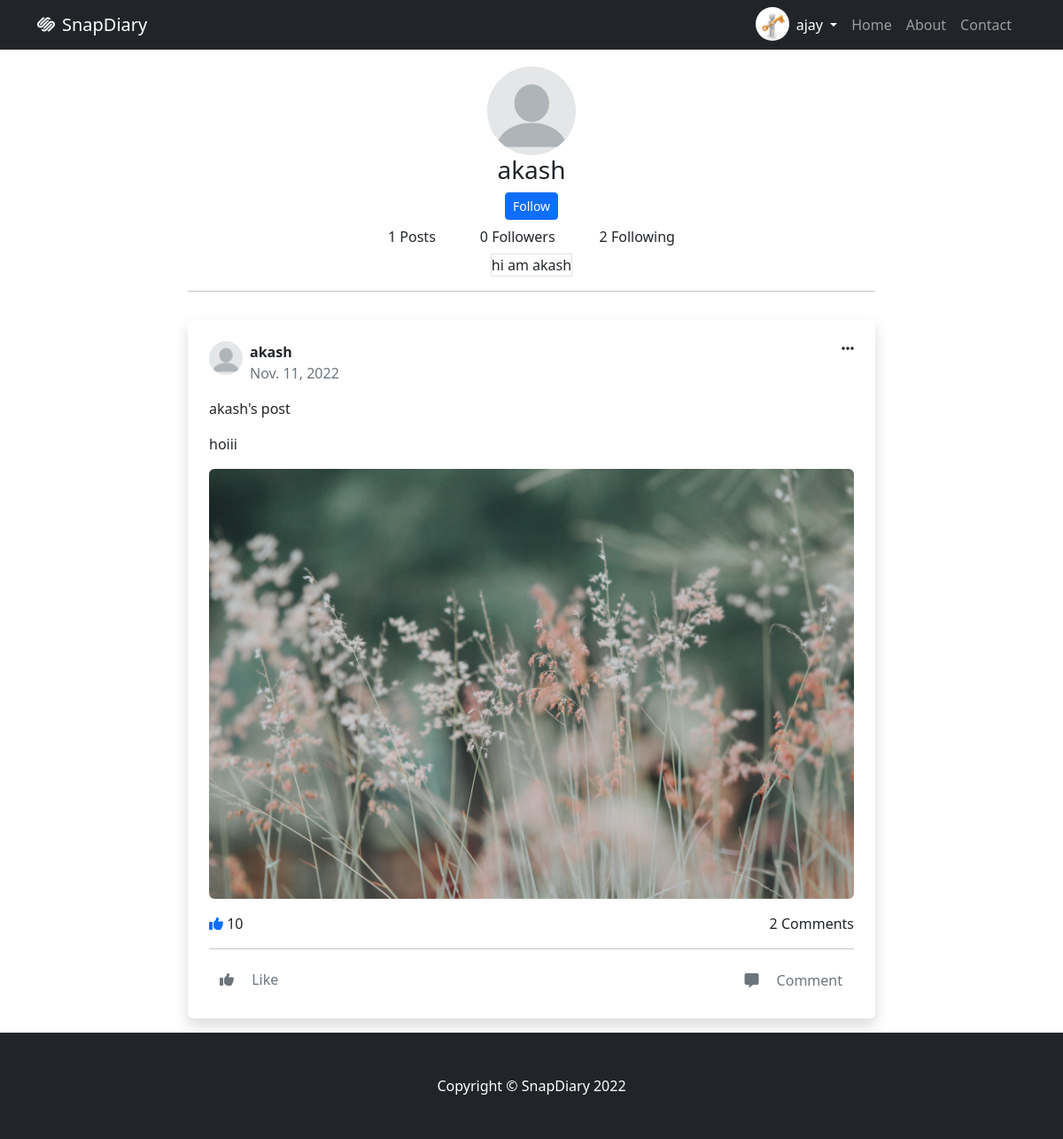
Page /users/4/ (signed in) on the committed database.
### socialapp/models.py (models this page shows, shortened)
class Myuser(AbstractUser):
  profile_pic = models.ImageField(upload_to='profile', default='default/pro_pic.png')

class UserProfile(models.Model):
  user = models.OneToOneField(Myuser, on_delete=models.CASCADE, related_name='user_profile')
  bio = models.CharField(max_length=120, null=True, blank=True)
  mobile = models.CharField(max_length=12, null=True, blank=True)
  dob = models.DateField(null=True, blank=True)
  GENDER_CHOICES = (
    ('Male', 'Male'),
    ('Female', 'Female'),
    ('Others', 'Others')
  )
  gender = models.CharField(max_length=12, choices=GENDER_CHOICES, null=True, blank=True)
  following = models.ManyToManyField(Myuser, related_name='followinglist', blank=True)
  followers = models.ManyToManyField(Myuser, related_name='followerslist', blank=True)
  @property
  def get_followers(self):
    return self.followers.all()
  @property
  def get_followings(self):
    return self.following.all()

class Posts(models.Model):
  user = models.ForeignKey(Myuser, on_delete=models.CASCADE, related_name='my_post')
  title = models.CharField(max_length=120)
  description = models.CharField(max_length=200)
  post_image = models.ImageField(upload_to='post-images')
  posted_date = models.DateField(auto_now_add=True)
  liked_by = models.ManyToManyField(Myuser)

### socialapp/views.py (the view)
# urls.py: path('users/<int:id>/', views.others_profile_view, name='social-other-profile'),
@login_required
def others_profile_view(request, *args, **kwargs):
  id = kwargs.get('id')
  user = Myuser.objects.get(id=id)
  posts = user.my_post.all()
  return render(request, 'other-profile.html', {'other_user': user, 'otherposts': posts})

### socialapp/templates/other-profile.html (shortened to what this page needs)
{%extends 'base.html'%}
{%block body_block%}
<div class="container-fluid">
	<div class="row">
		<div class="col-2"></div>
		<div class="col-8" style="min-height: 100vh;">
			<div>
				<div class="d-flex justify-content-center">
					<div>
							<img
							src="{{other_user.profile_pic.url}}"
							class="rounded-circle  d-inline"
							alt="avatar"
							style="width: 100px; height: 100px; object-fit: cover"
							/>
					</div>
				</div>
				<div class="d-flex justify-content-center">
					<div>
						<h3>{{other_user}}</h3>
					</div>
				</div>
				{%if request.user.user_profile%}
					{%if other_user.user_profile%}
						<div class="d-flex justify-content-center">
							{%if other_user not in request.user.user_profile.get_followings%}
								<form action="{%url 'social-follow' other_user.id%}" method="post">
									<input type="submit" value="Follow" class="btn btn-primary btn-sm">
								</form>
							{%else%}
								<form action="{%url 'social-unfollow' other_user.id%}" method="post">
									{%csrf_token%}
									<input type="submit" value="Unfollow" class="btn btn-primary btn-sm">
								</form>
							{%endif%}
						</div>
					{%endif%}
				{%endif%}
				<div class="d-flex justify-content-center">
					{%if other_user.my_post.all%}
						<div>
							<a href="" class="btn me-4">{{other_user.my_post.count}} Posts</a>
						</div>
					{%else%}
						<div>
							<a href="" class="btn me-4">0 Posts</a>
						</div>
					{%endif%}
					<div>
						{%if other_user.user_profile%}
							<a href="" class="btn me-4">{{other_user.user_profile.get_followers.count}} Followers</a>
						{%else%}
							<a href="" class="btn me-4">0 Followers</a>
						{%endif%}
					</div>
					<div>
						{%if other_user.user_profile%}
							<a href="" class="btn">{{other_user.user_profile.get_followings.count}} Following</a>
						{%else%}
							<a href="" class="btn me-4">0 Following</a>
						{%endif%}
					</div>
				</div>
				<div class="d-flex justify-content-center">
					{%if other_user.user_profile.bio%}
					<div class="border">
						{{other_user.user_profile.bio}}
					</div>
					{%endif%}
				</div>
				<hr>
				{%if otherposts%}
				{%for post in otherposts%}
				<div class="d-flex justify-content-center">
					<div class="bg-white p-4 rounded shadow mt-3 mb-3">
						<div class="d-flex justify-content-between">
								<div class="d-flex">
										<img
												src="{{post.user.profile_pic.url}}"
												alt="avatar"
												class="rounded-circle me-2"
												style="width: 38px; height: 38px; object-fit: cover"
										/>
										<div>
												<p class="m-0 fw-bold">{{post.user}}</p>
												<span class="text-muted fs-7">{{post.posted_date}}</span>
										</div>
								</div>
								<i
								class="fas fa-ellipsis-h"
								type="button"
								id="post1Menu"
								data-bs-toggle="dropdown"
								aria-expanded="false"
								>
								</i>
						</div>
						<div class="mt-3">
								<div>
										<p>
												{{post.title}}
										</p>
										<p>
												{{post.description}}
										</p>
										<img
												src="{{post.post_image.url}}"
												alt="post image"
												class="img-fluid rounded"
										/>
								</div>
								<div class="mt-3 d-flex justify-content-between">
										<div><i class="text-primary fas fa-thumbs-up"></i> 10</div>
										<div>2 Comments</i></div>
								</div>
								<hr>
								<div class="d-flex justify-content-between">
										<div>
												<a href="" class="btn text-muted" style="border: none;">
														<i class="fas fa-thumbs-up me-3"></i>
														<span class="m-0">Like</span>
												</a>
										</div>
										<div>
												<a class="btn text-muted" data-bs-toggle="collapse" href="#collapseExample" role="button" aria-expanded="false" aria-controls="collapseExample">
														<i class="fas fa-comment-alt me-3"></i>
														<span class="m-0">Comment</span>
												</a>
										</div>
								</div>
						</div>
				</div>
				</div>
				{%endfor%}
				{%else%}
					<p>No Posts Yet</p>
				{%endif%}
			</div>
		</div>
		<div class="col-2"></div>
	</div>
</div>
{%endblock%}

### socialapp/templates/base.html (shortened to what this page needs)
<!DOCTYPE html>
{%load static%}
<html lang="en">
    <head>
        <link href={%static 'css/styles.css'%} rel="stylesheet" />
        <link href={%static 'css/nav.css'%} rel="stylesheet">
        <link rel="stylesheet" href="https://cdnjs.cloudflare.com/ajax/libs/font-awesome/6.2.0/css/all.min.css" />
        <link href="https://cdn.jsdelivr.net/npm/bootstrap@5.2.2/dist/css/bootstrap.min.css" rel="stylesheet">
    </head>
    <body>
        <nav class="navbar navbar-expand-lg navbar-dark bg-dark position-fixed-bottom">
            <div class="container">
                <a class="navbar-brand" href="{%url 'social-home'%}"><i class="fa-brands fa-squarespace me-2"></i>SnapDiary</a>
                <div class="collapse navbar-collapse" id="navbarSupportedContent">
                    <ul class="navbar-nav ms-auto mb-2 mb-lg-0">
                      <img
                      src="{{request.user.profile_pic.url}}"
                      class="rounded-circle  d-inline"
                      alt="avatar"
                      style="width: 38px; height: 38px; object-fit: cover"
                      />
                      <li class="nav-item dropdown">
                        <a class="nav-link dropdown-toggle active" href="#" role="button" data-bs-toggle="dropdown" aria-expanded="false">
                          {{request.user}}
                        </a>
                      </li>
                      <li class="nav-item"><a class="nav-link" href="{%url 'social-home'%}">Home</a></li>
                      <li class="nav-item"><a class="nav-link" href="#!">About</a></li>
                      <li class="nav-item me-2"><a class="nav-link" href="#!">Contact</a></li>
                    </ul>
                </div>
            </div>
        </nav>
        {%block body_block%}
        {%endblock%}
        <footer class="py-5 bg-dark">
            <div class="container"><p class="m-0 text-center text-white">Copyright &copy; SnapDiary 2022</p></div>
        </footer>
    </body>
</html>

### socialapp/static/css/nav.css (style rules this page uses)
.navbar { position:fixed !important; width:100%; z-index: 1000000; top:0; }
body { padding-top:75px; }

### rows in the picture
Myuser: user.profile_pic (picture), user "ajay"
Myuser: profile_pic (picture), username "akash", my_post.count "1", user_profile.get_followers.count "0", user_profile.get_followings.count "2", user_profile.bio "hi am akash"
Posts: user.profile_pic (picture), user "akash", posted_date "Nov. 11, 2022", title "akash's post", description "hoiii", post_image (picture)
